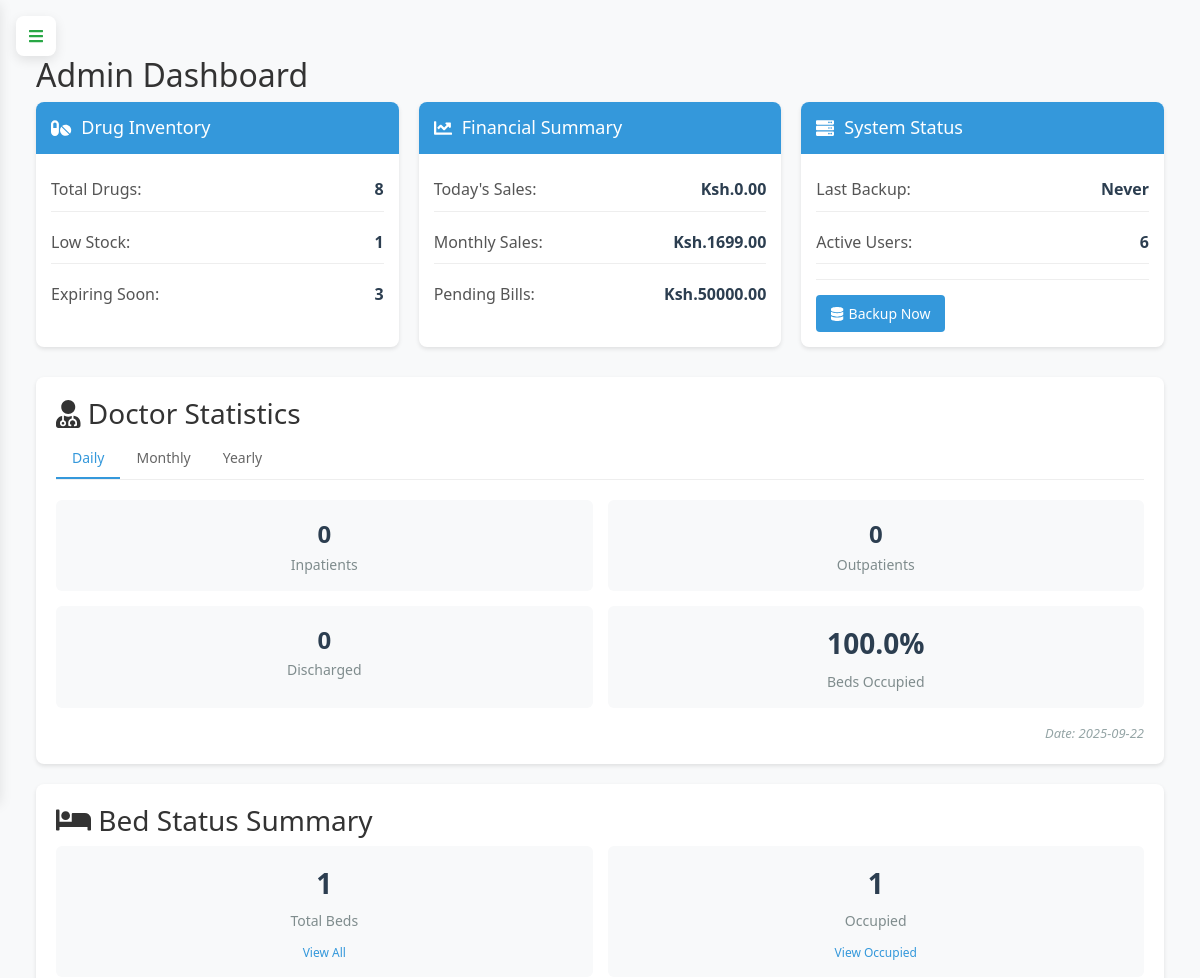
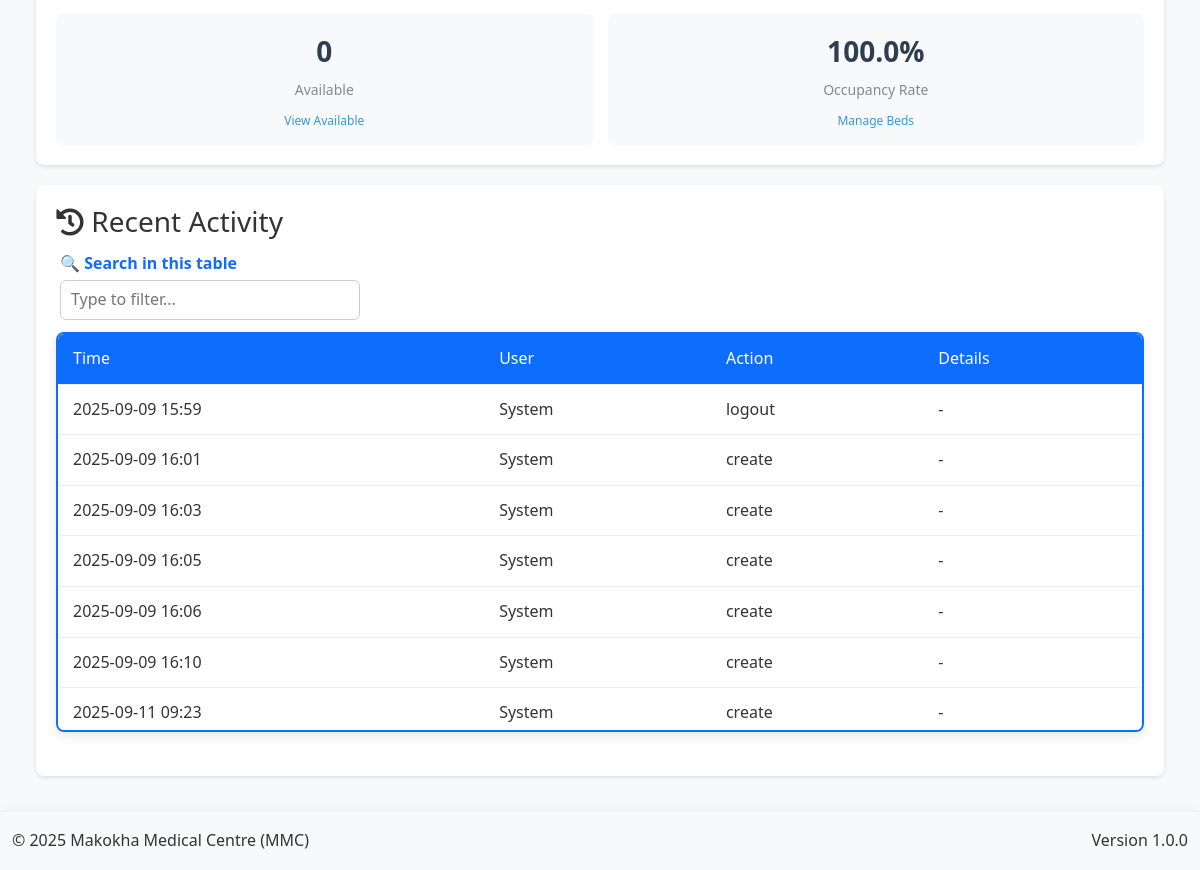
The page /admin (signed in) on the database its author committed (2 pictures, top to bottom).
### app.py (models this page shows, shortened)
class AuditLog(db.Model):
    __tablename__ = 'audit_logs'
    id = db.Column(db.Integer, primary_key=True)
    user_id = db.Column(db.Integer, db.ForeignKey('user.id'), nullable=False)
    action = db.Column(db.String(50), nullable=False)
    table_name = db.Column(db.String(50))  # Tracks which table was affected
    record_id = db.Column(db.Integer)      # ID of the affected record
    description = db.Column(db.String(255))  # For backward compatibility
    changes = db.Column(db.JSON)           # Structured change data
    old_values = db.Column(db.JSON)        # Previous values before change
    new_values = db.Column(db.JSON)        # Values after change
    ip_address = db.Column(db.String(50))  # IP address of the requester
    created_at = db.Column(db.DateTime, default=lambda: datetime.now(timezone.utc))
    user = db.relationship('User', backref='audit_log_entries')

### app.py (the view)
@app.route('/admin')
@login_required
def admin_dashboard():
    if current_user.role != 'admin':
        flash('Unauthorized access', 'danger')
        return redirect(url_for('home'))
    try:
        total_drugs = db.session.query(func.count(Drug.id)).scalar()
        low_stock = db.session.query(func.count(Drug.id)).filter(
            Drug.stocked_quantity - Drug.sold_quantity < 10
        ).scalar()
        expiring_soon = db.session.query(func.count(Drug.id)).filter(
            Drug.expiry_date <= date.today() + timedelta(days=30)
        ).scalar()
        today_sales = db.session.query(func.sum(Sale.total_amount)).filter(
            func.date(Sale.created_at) == date.today()
        ).scalar() or 0
        monthly_sales = db.session.query(func.sum(Sale.total_amount)).filter(
            func.strftime('%Y-%m', Sale.created_at) == datetime.now().strftime('%Y-%m')
        ).scalar() or 0
        pending_bills = db.session.query(func.sum(Debtor.amount_owed)).scalar() or 0
        last_backup = BackupRecord.query.filter_by(status='completed')\
            .order_by(BackupRecord.timestamp.desc()).first()
        last_backup_time = last_backup.timestamp if last_backup else 'Never'
        backup_stats = {
            'total_backups': BackupRecord.query.count(),
            'successful_backups': BackupRecord.query.filter_by(status='completed').count(),
            'failed_backups': BackupRecord.query.filter_by(status='failed').count(),
            'total_size_mb': db.session.query(
                func.coalesce(func.sum(BackupRecord.size_bytes), 0) / (1024 * 1024)
            ).scalar()
        }
        active_users = db.session.query(func.count(User.id)).filter_by(is_active=True).scalar()
        daily_stats = get_doctor_stats('daily')
        monthly_stats = get_doctor_stats('monthly')
        yearly_stats = get_doctor_stats('yearly')
        recent_activity = db.session.query(
            AuditLog.id,
            AuditLog.action,
            AuditLog.created_at.label('created_at'),
            literal('audit').label('type')
        ).union_all(
            db.session.query(
                BackupRecord.id,
                literal('backup').label('action'),
                BackupRecord.timestamp.label('created_at'),
                literal('backup').label('type')
            )
        ).order_by(text('created_at')).limit(10).all()
        return render_template('admin/dashboard.html',
            total_drugs=total_drugs,
            low_stock=low_stock,
            expiring_soon=expiring_soon,
            today_sales=today_sales,
            monthly_sales=monthly_sales,
            pending_bills=pending_bills,
            last_backup_time=last_backup_time,
            backup_stats=backup_stats,
            active_users=active_users,
            daily_stats=daily_stats,
            monthly_stats=monthly_stats,
            yearly_stats=yearly_stats,
            recent_activity=recent_activity
        )
    except Exception as e:
        app.logger.error(f"Error in admin dashboard: {str(e)}")
        flash('An error occurred while loading the dashboard', 'danger')
        return redirect(url_for('home'))

### app.py (called while the page is built, shortened)
@app.before_request
def initialize_data():
    global _first_request
    if not _first_request:
        return

@app.context_processor
def inject_current_date():
    return {'current_date': date.today().strftime('%Y-%m-%d')}

@app.context_processor
def inject_csrf_token():
    return dict(csrf_token=generate_csrf)

def get_total_beds():
    return Bed.query.count()

def get_available_beds():
    return Bed.query.filter_by(status='available').count()

def get_occupied_beds():
    return Bed.query.filter_by(status='occupied').count()

@app.context_processor
def utility_processor():
    def decrypt_data(encrypted_data):
        if not encrypted_data:
            return ""
        try:
            return Config.decrypt_data_static(encrypted_data)
        except:
            return "[Decryption Error]"
    return dict(decrypt_data=decrypt_data)

    @login_manager.user_loader
    def load_user(user_id):
        return db.session.get(User, int(user_id))

### templates/admin/dashboard.html (shortened to what this page needs)
{% extends "base.html" %}
{% block content %}
<div class="content">
    <div class="section-content active" id="dashboard-section">
        <h2>Admin Dashboard</h2>
        <div class="dashboard-widgets">
            <div class="widget">
                <div class="widget-header">
                    <h3><i class="fas fa-pills"></i> Drug Inventory</h3>
                </div>
                <div class="widget-body">
                    <div class="widget-item">
                        <span class="widget-label">Total Drugs:</span>
                        <span class="widget-value">{{ total_drugs }}</span>
                    </div>
                    <div class="widget-item">
                        <span class="widget-label">Low Stock:</span>
                        <span class="widget-value">{{ low_stock }}</span>
                    </div>
                    <div class="widget-item">
                        <span class="widget-label">Expiring Soon:</span>
                        <span class="widget-value">{{ expiring_soon }}</span>
                    </div>
                </div>
            </div>
            <div class="widget">
                <div class="widget-header">
                    <h3><i class="fas fa-chart-line"></i> Financial Summary</h3>
                </div>
                <div class="widget-body">
                    <div class="widget-item">
                        <span class="widget-label">Today's Sales:</span>
                        <span class="widget-value">Ksh.{{ "%.2f"|format(today_sales) }}</span>
                    </div>
                    <div class="widget-item">
                        <span class="widget-label">Monthly Sales:</span>
                        <span class="widget-value">Ksh.{{ "%.2f"|format(monthly_sales) }}</span>
                    </div>
                    <div class="widget-item">
                        <span class="widget-label">Pending Bills:</span>
                        <span class="widget-value">Ksh.{{ "%.2f"|format(pending_bills) }}</span>
                    </div>
                </div>
            </div>
            <div class="widget">
                <div class="widget-header">
                    <h3><i class="fas fa-server"></i> System Status</h3>
                </div>
                <div class="widget-body">
                    <div class="widget-item">
                        <span class="widget-label">Last Backup:</span>
                        <span class="widget-value">
                            {% if last_backup_time != 'Never' %}
                                {{ last_backup_time.strftime('%Y-%m-%d %H:%M') }}
                            {% else %}
                                Never
                            {% endif %}
                        </span>
                    </div>
                    <div class="widget-item">
                        <span class="widget-label">Active Users:</span>
                        <span class="widget-value">{{ active_users }}</span>
                    </div>
                    <div class="widget-actions">
                        <a href="{{ url_for('backup_management') }}" class="btn btn-primary">
                            <i class="fas fa-database"></i> Backup Now
                        </a>
                    </div>
                </div>
            </div>
        </div>
        <div class="doctor-stats-section">
            <h3><i class="fas fa-user-md"></i> Doctor Statistics</h3>
            <div class="timeframe-tabs">
                <button class="timeframe-tab active" onclick="showTimeframe('daily')">Daily</button>
                <button class="timeframe-tab" onclick="showTimeframe('monthly')">Monthly</button>
                <button class="timeframe-tab" onclick="showTimeframe('yearly')">Yearly</button>
            </div>
            <div id="daily-stats" class="timeframe-content active">
                <div class="stats-grid">
                    <div class="stat-card">
                        <div class="stat-value">{{ daily_stats.inpatients }}</div>
                        <div class="stat-label">Inpatients</div>
                    </div>
                    <div class="stat-card">
                        <div class="stat-value">{{ daily_stats.outpatients }}</div>
                        <div class="stat-label">Outpatients</div>
                    </div>
                    <div class="stat-card">
                        <div class="stat-value">{{ daily_stats.discharged }}</div>
                        <div class="stat-label">Discharged</div>
                    </div>
                    <div class="stat-card">
                        <div class="bed-stat-value">
                            {% if daily_stats.total_beds > 0 %}
                                {{ ((daily_stats.occupied_beds / daily_stats.total_beds) * 100) | round(1) }}%
                            {% else %}
                                0%
                            {% endif %}
                        </div>
                        <div class="stat-label">Beds Occupied</div>
                    </div>
                </div>
                <div class="stats-date">Date: {{ daily_stats.start_date.strftime('%Y-%m-%d') }}</div>
            </div>
        </div>
        <div class="bed-status-section">
            <h3><i class="fas fa-bed"></i> Bed Status Summary</h3>
            <div class="bed-stats-grid">
                <div class="bed-stat-card">
                    <div class="bed-stat-value">{{ daily_stats.total_beds }}</div>
                    <div class="bed-stat-label">Total Beds</div>
                    <a href="{{ url_for('manage_beds') }}" class="bed-stat-link">View All</a>
                </div>
                <div class="bed-stat-card">
                    <div class="bed-stat-value">{{ daily_stats.occupied_beds }}</div>
                    <div class="bed-stat-label">Occupied</div>
                    <a href="{{ url_for('manage_beds') }}?status=occupied" class="bed-stat-link">View Occupied</a>
                </div>
                <div class="bed-stat-card">
                    <div class="bed-stat-value">{{ daily_stats.available_beds }}</div>
                    <div class="bed-stat-label">Available</div>
                    <a href="{{ url_for('manage_beds') }}?status=available" class="bed-stat-link">View Available</a>
                </div>
                <div class="bed-stat-card">
                    <div class="bed-stat-value">
                        {% if daily_stats.total_beds > 0 %}
                            {{ ((daily_stats.occupied_beds / daily_stats.total_beds) * 100) | round(1) }}%
                        {% else %}
                            0%
                        {% endif %}
                    </div>
                    <div class="bed-stat-label">Occupancy Rate</div>
                    <a href="{{ url_for('manage_beds') }}" class="bed-stat-link">Manage Beds</a>
                </div>
            </div>
        </div>
        <div class="recent-activity">
            <h3><i class="fas fa-history"></i> Recent Activity</h3>
            <table class="activity-table">
                <thead>
                    <tr>
                        <th>Time</th>
                        <th>User</th>
                        <th>Action</th>
                        <th>Details</th>
                    </tr>
                </thead>
                <tbody>
                    {% for log in recent_activity %}
                    <tr>
                        <td>{{ log.created_at.strftime('%Y-%m-%d %H:%M') }}</td>
                        <td>{{ log.user.username if log.user else 'System' }}</td>
                        <td>{{ log.action }}</td>
                        <td>
                            {% if log.table_name and log.record_id %}
                                {{ log.table_name }} #{{ log.record_id }}
                            {% else %}
                                -
                            {% endif %}
                        </td>
                    </tr>
                    {% endfor %}
                </tbody>
            </table>
        </div>
    </div>
</div>
{% endblock %}

### static/css/style.css (style rules this page uses)
:root { --primary-color: #3498db; --secondary-color: #2980b9; --success-color: #2ecc71; --danger-color: #e74c3c; --warning-color: #f39c12; --info-color: #1abc9c; --light-color: #ecf0f1; --dark-color: #2c3e50; --gray-color: #95a5a6; --white-color: #ffffff; --black-color: #000000; --sidebar-width: 250px; --sidebar-collapsed-width: 0; --top-bar-height: 60px; --shadow: 0 2px 10px rgba(0, 0, 0, 0.1); --transition: all 0.3s ease; }
* { margin: 0; padding: 0; box-sizing: border-box; font-family: 'Segoe UI', Tahoma, Geneva, Verdana, sans-serif; }
.btn { position: relative; z-index: auto; }
.content, .main-content, .dashboard-container { position: static !important; overflow: visible !important; }
body { background-color: #f5f6fa; color: #333; line-height: 1.6; overflow-x: hidden; }
a { text-decoration: none; color: inherit; }
button, input, select, textarea { font-family: inherit; font-size: inherit; }
.btn { display: inline-block; padding: 8px 16px; border: none; border-radius: 4px; background-color: var(--primary-color); color: white; cursor: pointer; transition: var(--transition); }
.btn-primary { background-color: var(--primary-color); }
.content { flex: 1; padding: 20px; overflow-y: auto; }
.section-content { display: none; width: 100%; }
.section-content.active { display: block; }
.dashboard-widgets { display: grid; grid-template-columns: repeat(auto-fit, minmax(300px, 1fr)); gap: 20px; margin-bottom: 30px; }
.widget { background-color: white; border-radius: 8px; box-shadow: var(--shadow); overflow: hidden; }
.widget-header { padding: 15px 20px; background-color: var(--primary-color); color: white; }
.widget-header h3 { font-size: 1.1rem; display: flex; align-items: center; }
.widget-body { padding: 20px; }
.widget-item { display: flex; justify-content: space-between; margin-bottom: 10px; padding-bottom: 10px; border-bottom: 1px solid #eee; }
.widget-item:last-child { margin-bottom: 0; padding-bottom: 0; border-bottom: none; }
.widget-label { font-weight: 500; color: var(--gray-color); }
.widget-value { font-weight: 600; }
.widget-actions { margin-top: 15px; }

### templates/base.html (style rules this page uses)
:root { --sidebar-width: 260px; --sidebar-collapsed-width: 0px; --primary-color: #0d6efd; --primary-dark: #0a58ca; --secondary-color: #6c757d; --header-height: 60px; --transition-speed: 0.3s; --border-color: rgba(255, 255, 255, 0.1); --table-blue: #0d6efd; --table-white: #ffffff; --hamburger-red: #038d38ff; --hamburger-green: #28a745; --bg-light: #f8f9fa; --text-dark: #212529; --shadow: 0 4px 12px rgba(0, 0, 0, 0.1); --radius: 8px; }
body { background-color: var(--bg-light); font-family: 'Segoe UI', Tahoma, Geneva, Verdana, sans-serif; line-height: 1.6; padding-top: 20px; }
.table-container table { width: 100%; border-collapse: separate; border-spacing: 0; table-layout: auto; }
.table-container th { background-color: var(--table-blue) !important; color: var(--table-white) !important; position: sticky; top: 0; padding: 0.6rem 0.8rem; font-weight: 600; white-space: nowrap; border: none; text-align: left; z-index: 2; }
.table-container td { padding: 0.6rem 0.8rem; vertical-align: middle; border: none; white-space: nowrap; overflow: hidden; text-overflow: ellipsis; max-width: 250px; }
.table-container tbody tr { transition: background-color 0.2s; }
.btn { border-radius: var(--radius); padding: 0.75rem 1.5rem; font-weight: 500; transition: all 0.3s; }
.btn-primary { background-color: var(--primary-color); border-color: var(--primary-color); }

### rows shown on the page
AuditLog: created_at "2025-09-09 15:59", user "System", action "logout"
AuditLog: created_at "2025-09-09 16:01", user "System", action "create"
AuditLog: created_at "2025-09-09 16:03", user "System", action "create"
AuditLog: created_at "2025-09-09 16:05", user "System", action "create"
AuditLog: created_at "2025-09-09 16:06", user "System", action "create"
AuditLog: created_at "2025-09-09 16:10", user "System", action "create"
AuditLog: created_at "2025-09-11 09:23", user "System", action "create"

### other values the page prints
{{ total_drugs }} "8"
{{ low_stock }} "1"
{{ expiring_soon }} "3"
{{ "%.2f"|format(today_sales) }} "0.00"
{{ "%.2f"|format(monthly_sales) }} "1699.00"
{{ "%.2f"|format(pending_bills) }} "50000.00"
{{ active_users }} "6"
{{ daily_stats.inpatients }} "0"
{{ daily_stats.outpatients }} "0"
{{ daily_stats.discharged }} "0"
{{ daily_stats.start_date.strftime('%Y-%m-%d') }} "2025-09-22"
{{ daily_stats.total_beds }} "1"
{{ daily_stats.occupied_beds }} "1"
{{ daily_stats.available_beds }} "0"
